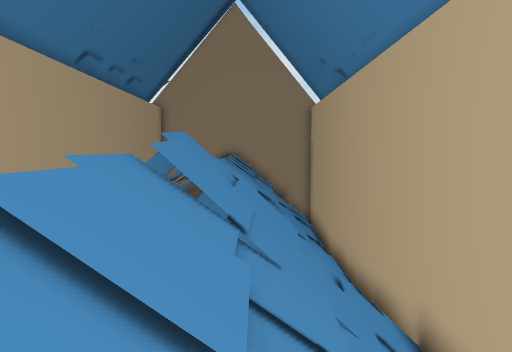
View 1 (above)

12 first-person views from a walk through a 3-D level made in the Unity game engine. The camera is 1.5 m above the floor, tilts 4° down and sees 70° across. The floor is counted in squares, 1 m on a side. Each view is taken from the middle of a square. On the plan, view 1 faces up. The plan holds only what a view shows up to about 16 squares ahead; the rest is blank. The place goes on beyond the plan.

View 2
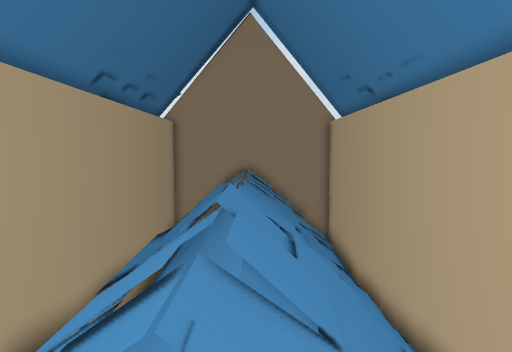

View 3
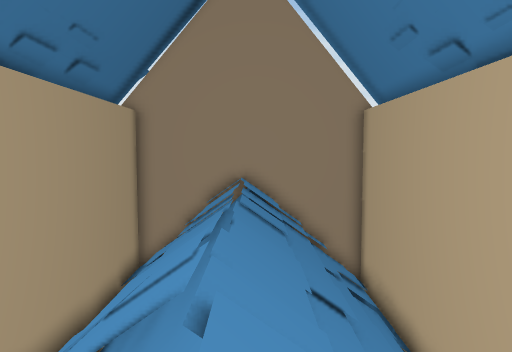

View 4
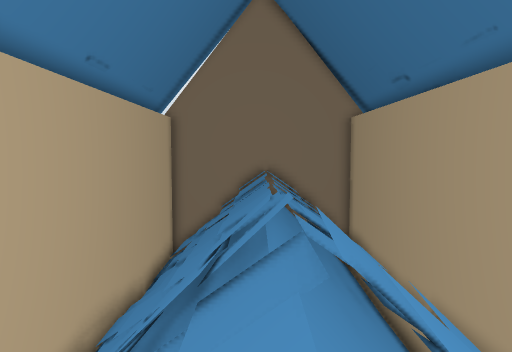

View 5
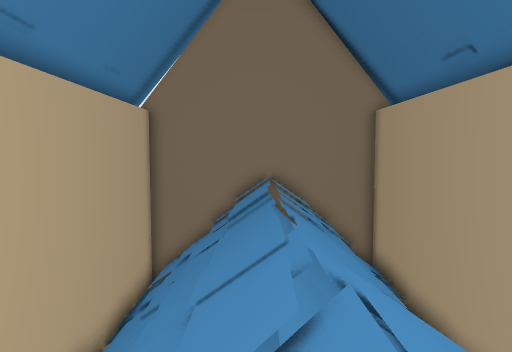

View 6
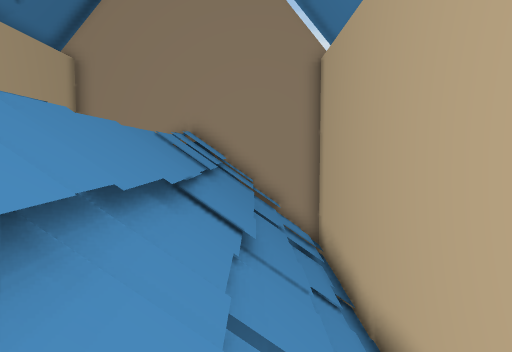

View 7
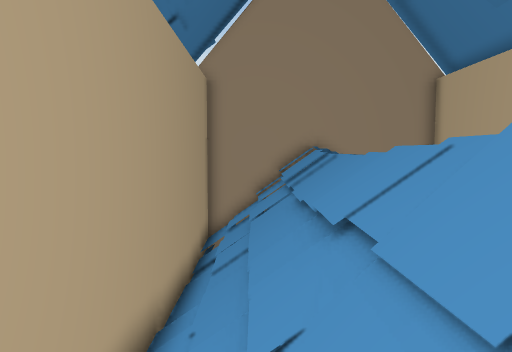

View 8
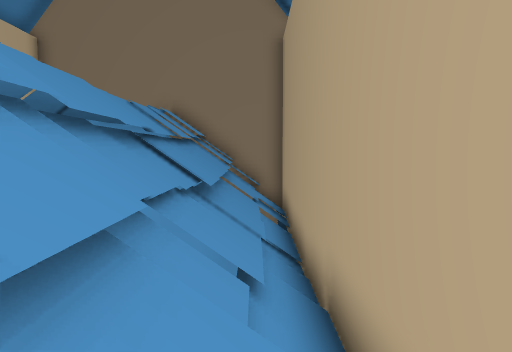

View 9
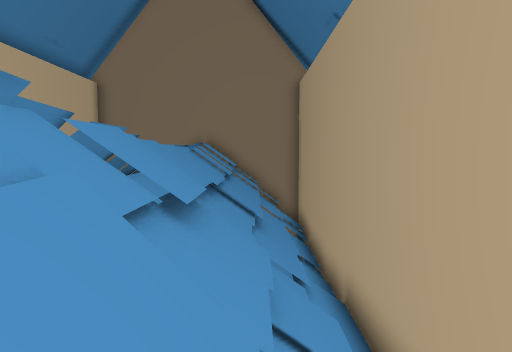

View 10
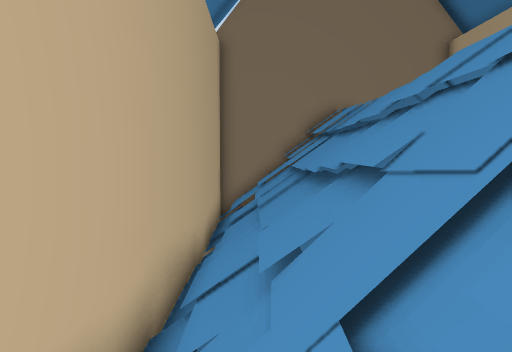

View 11
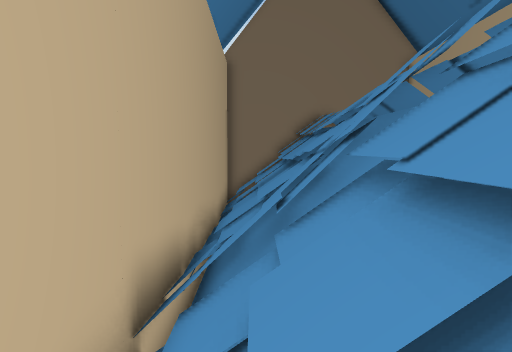

View 12
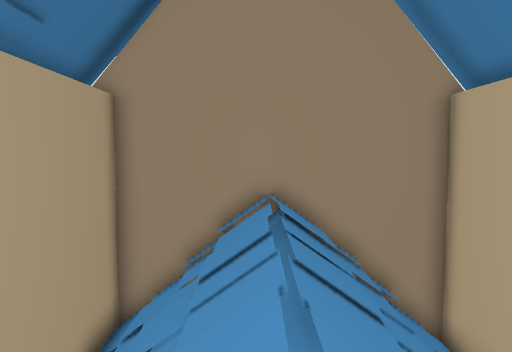

### Floor plan
Key: @ floor where view 1 was taken; # wall or solid block; / step, stairs or slope; = window, fence, low wall or low ledge; v drop or lower ground.
Columns run from 6 left of view 1 to 4 right of it. Each row starts with its distance up from view 1.
 24 ###########
 23 #/////////#
 22 #/////////#
 21 #=////////#
 20 #/////////#
 19 #///=/////#
 18 #/////////#
 17 #/////////#
 16 #/////////#
 15 #/=///////#
 14 #/////////#
 13 #/////////#
 12 #//////=//#
 11 #=////////#
 10 # //v/////#
  9 #  //=////#
  8 # ////////#
  7 #/////////#
  6 #///v/////#
  5 #///v/////#
  4 #///=/////#
  3 #/=/v/////#
  2 #=////////#
  1 #///v/////#
  0 #///v/@///#
 -1 #//==/////#
 -2 #////=////#
 -3 #///v/////#
 -4 #/=/v/////#
 -5 #///v////=#
 -6 #/////////#
 -7 #////=////#
 -8 ###########

Positions as (right, up) in squares from view 1, and headings:
1: (0, 0), facing up
2: (-1, 1), facing up
3: (-1, 8), facing up
4: (-1, 12), facing down
5: (-1, 8), facing down
6: (1, 9), facing up
7: (-4, 8), facing up
8: (-5, 7), facing down
9: (-4, 10), facing down
10: (2, 8), facing down
11: (2, 12), facing down
12: (-2, 13), facing up
